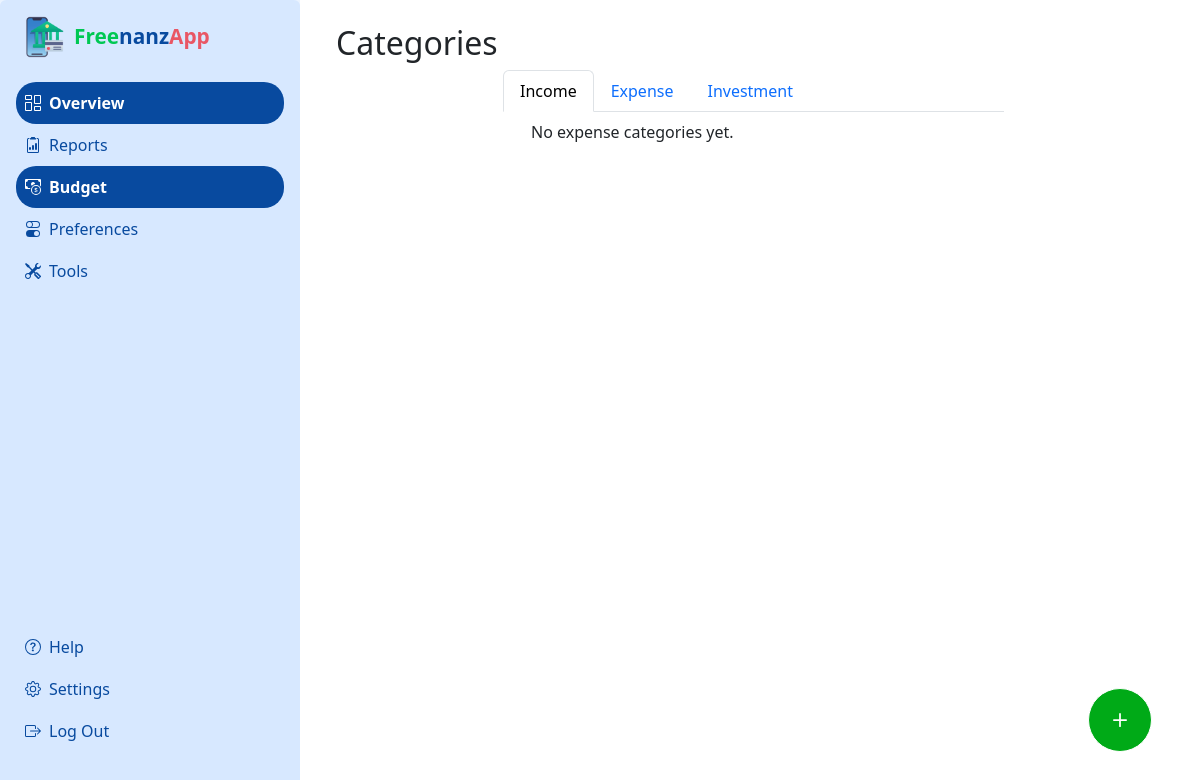
The page /transactions/categories/ (signed in) on the database as committed earlier.
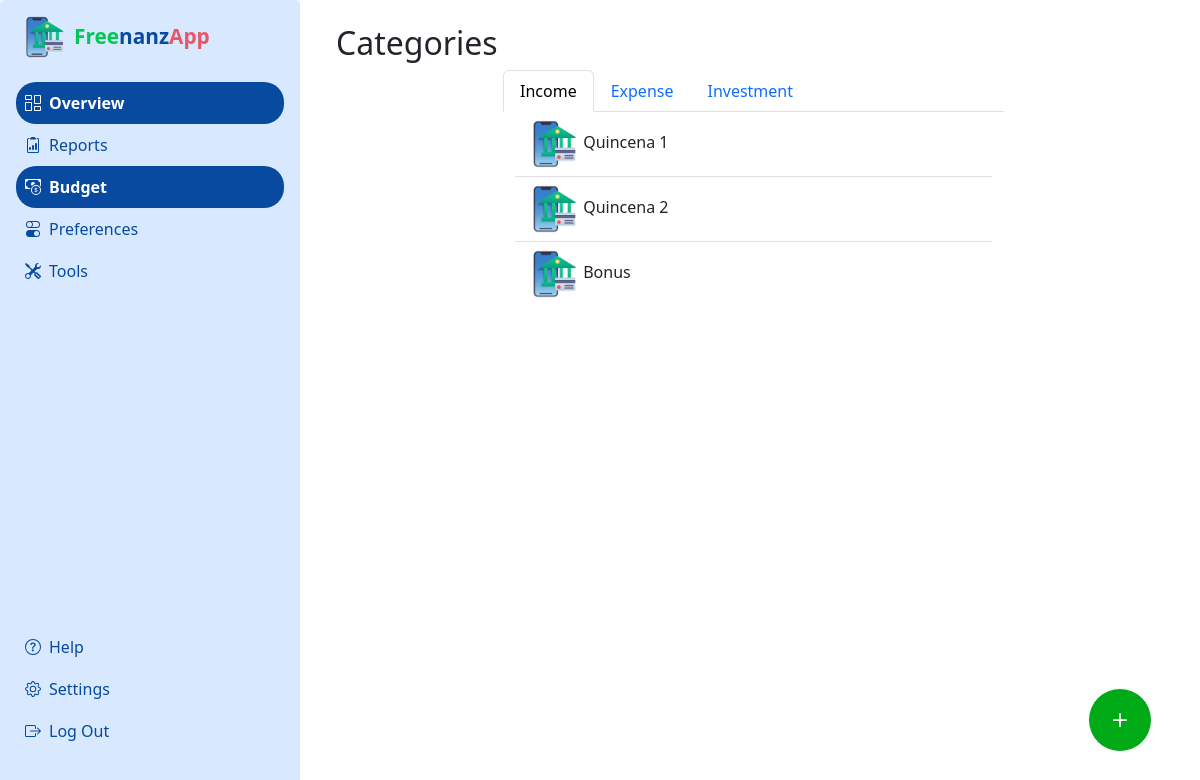
The same page on the database as committed later.
### apps/transactions/models.py (models this page shows, shortened)
class TransactionCategory(models.Model):
    class TypeChoices(models.TextChoices):
        INCOME = "INCOME", "Income"
        EXPENSE = "EXPENSE", "Expense"
        INVESTMENT = "INVESTMENT", "Investment"
    name = models.CharField(max_length=100)
    type = models.CharField(max_length=10, choices=TypeChoices, default=TypeChoices.EXPENSE)
    user = models.ForeignKey(
         settings.AUTH_USER_MODEL,
         on_delete=models.CASCADE,
         related_name="categories",
         null=True, blank=True
         )

### apps/transactions/views.py (the view, shortened to what this page needs)
# urls.py: path('categories/', CategoryCreateView.as_view(), name='categories'),
class CategoryCreateView(LoginRequiredMixin, FormMixin, ListView):
    model = TransactionCategory
    form_class =  TransactionCategoryForm
    template_name = 'transactions/categories.html'
    success_url = reverse_lazy('transactions:categories')
    login_url = 'users:login'
    def get_queryset(self):
        return TransactionCategory.objects.filter(user=self.request.user).order_by('name')
    def get_context_data(self, **kwargs):
        context =  super().get_context_data(**kwargs)
        user = self.request.user
        context['income_categories'] = TransactionCategory.objects.filter(user=user).filter(type=TransactionCategory.TypeChoices.INCOME)
        context['expense_categories'] = TransactionCategory.objects.filter(user=user).filter(type=TransactionCategory.TypeChoices.EXPENSE)
        context['investment_categories'] = TransactionCategory.objects.filter(user=user).filter(type=TransactionCategory.TypeChoices.INVESTMENT)
        return context

### apps/core/context_processors.py (called while the page is built)
def sidebar_items(request):
    return {'sidebar_items': get_sidebar_items()}

### apps/transactions/templates/transactions/categories.html (shortened to what this page needs)
{% extends 'core/layout.html' %}
{% load static %}
{% block content %}
<div class="ms-4 mt-4">
    <h2 id="user-greeting">Categories</h2>
    <div style="margin-right: 2%; display: flex; justify-content: center;">
        <div class="row" style="width: 60%;">
            <ul class="nav nav-tabs" id="myTab" role="tablist">
                <li class="nav-item" role="presentation">
                <button class="nav-link active" id="income-tab" data-bs-toggle="tab" data-bs-target="#income-tab-pane" type="button" role="tab" aria-controls="income-tab-pane" aria-selected="true">Income</button>
                </li>
                <li class="nav-item" role="presentation">
                <button class="nav-link" id="expense-tab" data-bs-toggle="tab" data-bs-target="#expense-tab-pane" type="button" role="tab" aria-controls="expense-tab-pane" aria-selected="false">Expense</button>
                </li>
                <li class="nav-item" role="presentation">
                <button class="nav-link" id="investment-tab" data-bs-toggle="tab" data-bs-target="#invesment-tab-pane" type="button" role="tab" aria-controls="investment-tab-pane" aria-selected="false">Investment</button>
                </li>
            </ul>
            <div class="tab-content" id="myTabContent">
                <div class="tab-pane fade show active" id="income-tab-pane" role="tabpanel" aria-labelledby="income-tab" tabindex="0">
                    <div class="card border-0">
                        <ul class="list-group list-group-flush">
                            {% for category in income_categories %}
                                <li class="list-group-item">
                                    <img src="{% static 'images/logo.png' %}" alt="{{ category.name|lower } -category" style="width: 48px;">
                                    {{ category.name }}
                                </li>
                            {% empty %}
                                <li class="list-group-item">No expense categories yet.</li>
                            {% endfor %}
                        </ul>
                    </div>
                    <button class="rounded-button-fill add-new-category" data-bs-toggle="modal" data-bs-target="#budget-modal" style="position: absolute; bottom: 48px; right: 48px; width: 64px; height: 64px; background-color: rgb(0, 170, 23);">
                        <svg xmlns="http://www.w3.org/2000/svg" width="28" height="28" fill="currentColor" class="bi bi-plus" viewBox="0 0 16 16">
                            <path d="M8 4a.5.5 0 0 1 .5.5v3h3a.5.5 0 0 1 0 1h-3v3a.5.5 0 0 1-1 0v-3h-3a.5.5 0 0 1 0-1h3v-3A.5.5 0 0 1 8 4"/>
                        </svg>
                    </button>
                </div>
            </div>
        </div>
    </div>
</div>
{% endblock %}

### apps/core/templates/core/layout.html (shortened to what this page needs)
{% load static %}
<!DOCTYPE html>
<html lang="en">
<head>
    <link href="https://cdn.jsdelivr.net/npm/bootstrap@5.3.3/dist/css/bootstrap.min.css" rel="stylesheet">
</head>
<body>
    <div class="container-fluid">
        <div class="row" style="height: 100vh;">
            <aside class="col-3 p-0">
                <div class="card border-0" style="height: 100%; background-color: inherit;">
                    <div class="card-body d-flex flex-column pt-2">
                        <a class="navbar-brand pb-4 ps-2 pt-2 justify-self-center" href="{% url 'core:home' %}">
                            <div class="d-flex flex-row align-items-center gap-2">
                                <img class="logo-image" src="{% static 'images/logo.png' %}" alt="FreenanzApp Logo">
                                <div id="logo-text">
                                    <span class="free">Free</span><span class="nanz">nanz</span><span class="app">App</span>
                                </div>
                            </div>
                        </a>
                        <div class="sidebar-btns-group" style="margin-bottom: auto;">
                            {% for page in sidebar_items %}
                                {% if page.sbpos == 'top' %}
                                    {% if page.type == 'link' %}
                                        <a href="{{ page.url }}">
                                            <button type="button" class="sidebar-btn p-2 col-12 mx-auto active"data-id="overview">
                                                <div class="d-flex flex-row align-items-center gap-2">
                                                    {{ page.icon|safe }}
                                                    {{ page.name }}
                                                </div>
                                            </button>
                                        </a>
                                    {% elif page.type == 'accordion' %}
                                        <div class="accordion" id="{{ page.name }}AccordionPanels">
                                            <button type="button" class="sidebar-btn p-2 col-12 mx-auto accordion-button collapsed" data-id="{{ page.data_id }}" data-bs-toggle="collapse" data-bs-target="#panelsStayOpen{{ forloop.counter }}" aria-expanded="false" aria-controls="panelsStayOpen{{ forloop.counter }}">
                                                <div class="d-flex flex-row align-items-center gap-2">
                                                    {{ page.icon|safe }}
                                                    {{ page.name }}
                                                </div>
                                            </button>
                                        </div>
                                    {% endif %}
                                {% endif %}
                            {% endfor %}
                        </div>
                        <div class="sidebar-btns-group" style="padding-bottom: 2rem">
                            {% for page in sidebar_items %}
                                {% if page.sbpos == 'bottom' %}
                                    {% if page.type == 'link' %}
                                        <a href="#">
                                            <button type="button" class="sidebar-btn p-2 col-12 mx-auto" data-id="help">
                                                <div class="d-flex flex-row align-items-center gap-2">
                                                    {{ page.icon|safe }}
                                                    {{ page.name }}
                                                </div>
                                            </button>
                                        </a>
                                    {% elif page.type == 'form' %}
                                        <form class="form-with-validation" action="{{ page.url }}" method="post">
                                            <button type="submit" class="sidebar-btn p-2 col-12 mx-auto">
                                                <div class="d-flex flex-row align-items-center gap-2">
                                                    {{ page.icon|safe }}
                                                    {{ page.name }}
                                                </div>
                                            </button>
                                        </form>
                                    {% endif %}
                                {% endif %}
                            {% endfor %}
                        </div>
                    </div>
                </div>
            </aside>
            <div class="col-9 container">
                {% block content %}
                {% endblock %}
            </div>
        </div>
    </div>
</body>
</html>

### apps/core/templates/core/layout.html (style rules this page uses)
.logo-image { width: 42px; }
#logo-text { font-size: 1.3rem; }
.free { color: #00C853; font-weight: 600; }
.nanz { color: #084a9f; font-weight: 600; }
.app { color: #e95665; font-weight: 600; }
.sidebar-btn { color: #084a9f; border: 1px solid #08499f00; background-color: inherit; padding: 8px; }
.sidebar-btn.active { background-color: #084a9f; color: white; border-radius: 20px; font-weight: 600; }
aside { background-color: rgba(5, 113, 255, 0.082) }
.accordion-button::after { content: none !important; }

### apps/transactions/templates/transactions/categories.html (style rules this page uses)
.rounded-button-fill, .rounded-button:hover { background-color: #084a9f; padding: 10px; justify-content: center; color: #ffffff; border: 1px solid #ffffff; border-radius: 50%; display: flex; align-items: center; width: 40px; height: 40px; }
.add-new-category { position: absolute; bottom: 48px; right: 48px; width: 64px; height: 64px; }

Rows that differ between the two databases and show on the page:
added TransactionCategory: name "Quincena 1"
added TransactionCategory: name "Quincena 2"
added TransactionCategory: name "Bonus"
Other text that changed with them:
text no longer shown: "No expense categories yet."
